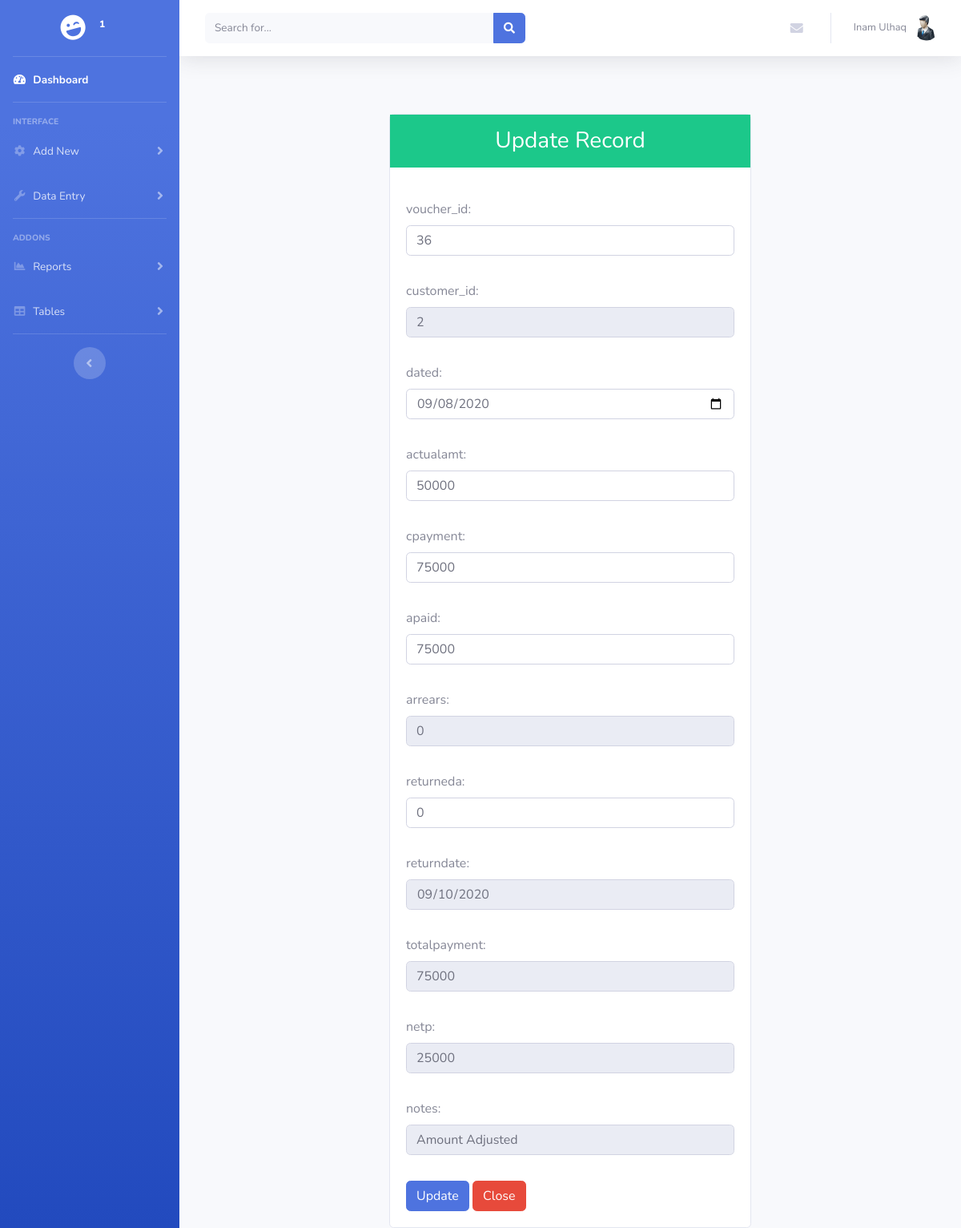
The app's page /edit.php?edit=13 (signed in) with its own data.
### tables this page shows
CREATE TABLE `users` (
  `id` int(11) NOT NULL,
  `username` varchar(255) NOT NULL,
  `password` varchar(255) NOT NULL,
  `firstname` varchar(50) NOT NULL,
  `lastname` varchar(50) NOT NULL,
  `ucompany` varchar(30) NOT NULL,
  `role` varchar(10) NOT NULL,
  `status` int(11) NOT NULL DEFAULT '1'
);

CREATE TABLE `data` (
  `id` int(11) NOT NULL,
  `voucher_id` int(11) NOT NULL,
  `customer_id` int(11) NOT NULL,
  `dated` date NOT NULL,
  `actualamt` int(11) NOT NULL,
  `cpayment` int(11) NOT NULL,
  `apaid` int(11) NOT NULL,
  `arrears` int(11) NOT NULL,
  `returneda` int(11) NOT NULL,
  `returndate` date NOT NULL,
  `totalpayment` int(11) NOT NULL,
  `netp` int(11) NOT NULL,
  `notes` varchar(255) NOT NULL,
  `user_id` int(11) NOT NULL
);

### edit.php (the view, shortened to what this page needs)
<?php
    require_once("header.php");
    $id = $_GET['edit'];
    $query = " SELECT * from data WHERE id='".$id."'";
    $result = mysqli_query($conn,$query);
    while($row=mysqli_fetch_assoc($result))
    {
            $voucher_id = $row['voucher_id'];
            $customer_id = $row['customer_id'];
            $dated = $row['dated'];
            $actualamt = $row['actualamt'];
            $cpayment = $row['cpayment'];
            $apaid = $row['apaid'];
            $arrears = $row['arrears'];
            $returneda = $row['returneda'];
            $returndate = $row['returndate'];
            $totalpayment = $row['totalpayment'];
            $netp = $row['netp'];
            $notes = $row['notes'];
    }
?>
<body class="bg-dark">
        <div class="container">
            <div class="row">
                <div class="col-lg-6 m-auto">
                    <div class="card mt-5">
                        <div class="card-title">
                            <h3 class="bg-success text-white text-center py-3"> Update Record</h3>
                        </div>
                        <div class="card-body">
                            <form action="updatedata.php" method="POST">
                                <label>voucher_id:</label><br />
                                <input type="text" class="form-control mb-2" name="voucher_id" value="<?php echo $voucher_id ?>"><br />
                                <label>customer_id:</label><br />
                                <input type="text" class="form-control mb-2" name="customer_id" value="<?php echo $customer_id ?>" readonly><br />
                                <label>dated:</label><br />
                                <input type="date" class="form-control mb-2" name="dated" value="<?php echo $dated ?>"><br />
                                <label>actualamt:</label><br />
                                <input type="text" class="form-control mb-2" name="actualamt" value="<?php echo $actualamt ?>"><br />
                                <label>cpayment:</label><br />
                                <input type="text" class="form-control mb-2" name="cpayment" value="<?php echo $cpayment ?>"><br />
                                <label>apaid:</label><br />
                                <input type="text" class="form-control mb-2" name="apaid" value="<?php echo $apaid ?>"><br />
                                <label>arrears:</label><br />
                                <input type="text" class="form-control mb-2" name="arrears" value="<?php echo $arrears ?>" readonly><br />
                                <label>returneda:</label><br />
                                <input type="text" class="form-control mb-2" name="returneda" value="<?php echo $returneda ?>"><br />
                                <label>returndate:</label><br />
                                <input type="date" class="form-control mb-2" name="returndate" value="<?php echo $returndate ?>" readonly><br />
                                <label>totalpayment:</label><br />
                                <input type="text" class="form-control mb-2 " name="totalpayment" value="<?php echo $totalpayment ?>" readonly><br />
                                <label>netp:</label><br />
                                <input type="text" class="form-control mb-2" name="netp" value="<?php echo $netp ?>" readonly><br />
                                <label>notes:</label><br />
                                <input type="text" class="form-control mb-2" name="notes" value="<?php echo $notes ?>" readonly><br />
                                <button type="submit" class="btn btn-primary" name="update">Update</button>
                                <button type="close" class="btn btn-danger" name="close">Close</button>
                            </form>
                        </div>
                    </div>
                </div>
            </div>
        </div>
</body>

### header.php (shortened to what this page needs)
<?php include ('db.php');
$user_id=$_SESSION['id'];
?>
<?php
      $sql = "SELECT * FROM users WHERE id=$user_id";
             if ($result = mysqli_query($conn,$sql)){
                  $row = mysqli_fetch_array($result);
                  $id=$row['id'];
                  $firstname=$row['firstname'];
                  $lastname=$row['lastname'];
                  $ucompany=$row['ucompany'];
            }?>
<!DOCTYPE html>
<html lang="en">
<head>
  <link href="vendor/fontawesome-free/css/all.min.css" rel="stylesheet" type="text/css">
  <link href="css/sb-admin-2.min.css" rel="stylesheet">
  <link href="style.css" rel="stylesheet">
  <link rel="stylesheet" href="https://cdn.datatables.net/1.10.21/css/jquery.dataTables.min.css" />
</head>
<body id="page-top">
  <div id="wrapper">
    <ul class="navbar-nav bg-gradient-primary sidebar sidebar-dark accordion" id="accordionSidebar">
      <a class="sidebar-brand d-flex align-items-center justify-content-center" href="index.php">
        <div class="sidebar-brand-icon rotate-n-15">
          <i class="fas fa-laugh-wink"></i>
        </div>
        <div class="sidebar-brand-text mx-3"><?php echo $ucompany; ?><sup><?php echo $id; ?></sup></div>
      </a>
      <hr class="sidebar-divider my-0">
      <li class="nav-item active">
        <a class="nav-link" href="index.php">
          <i class="fas fa-fw fa-tachometer-alt"></i>
          <span>Dashboard</span></a>
      </li>
      <hr class="sidebar-divider">
      <div class="sidebar-heading">
        Interface
      </div>
      <li class="nav-item">
        <a class="nav-link collapsed" href="#" data-toggle="collapse" data-target="#collapseTwo" aria-expanded="true" aria-controls="collapseTwo">
          <i class="fas fa-fw fa-cog"></i>
          <span>Add New</span>
        </a>
      </li>
      <li class="nav-item">
        <a class="nav-link collapsed" href="#" data-toggle="collapse" data-target="#collapseUtilities" aria-expanded="true" aria-controls="collapseUtilities">
          <i class="fas fa-fw fa-wrench"></i>
          <span>Data Entry</span>
        </a>
      </li>
      <hr class="sidebar-divider">
      <div class="sidebar-heading">
        Addons
      </div>
      <li class="nav-item">
        <a class="nav-link collapsed" href="#" data-toggle="collapse" data-target="#collapsePages" aria-expanded="true" aria-controls="collapsePages">
          <i class="fas fa-fw fa-chart-area"></i>
          <span>Reports</span>
        </a>
      </li>
      <li class="nav-item">
        <a class="nav-link collapsed" href="#" data-toggle="collapse" data-target="#collapseTables" aria-expanded="true" aria-controls="collapseTables">
          <i class="fas fa-fw fa-table"></i>
          <span>Tables</span>
        </a>
      </li>
      <hr class="sidebar-divider d-none d-md-block">
      <div class="text-center d-none d-md-inline">
        <button class="rounded-circle border-0" id="sidebarToggle"></button>
      </div>
    </ul>
    <div id="content-wrapper" class="d-flex flex-column">
      <div id="content">
        <nav class="navbar navbar-expand navbar-light bg-white topbar mb-4 static-top shadow">
          <form class="d-none d-sm-inline-block form-inline mr-auto ml-md-3 my-2 my-md-0 mw-100 navbar-search">
            <div class="input-group">
              <input type="text" class="form-control bg-light border-0 small" placeholder="Search for..." aria-label="Search" aria-describedby="basic-addon2">
              <div class="input-group-append">
                <button class="btn btn-primary" type="button">
                  <i class="fas fa-search fa-sm"></i>
                </button>
              </div>
            </div>
          </form>
          <ul class="navbar-nav ml-auto">
            <li class="nav-item dropdown no-arrow mx-1">
              <a class="nav-link dropdown-toggle" href="#" id="messagesDropdown" role="button" data-toggle="dropdown" aria-haspopup="true" aria-expanded="false">
                <i class="fas fa-envelope fa-fw"></i>
              </a>
            </li>
            <li class="nav-item dropdown no-arrow">
              <a class="nav-link dropdown-toggle" href="#" id="userDropdown" role="button" data-toggle="dropdown" aria-haspopup="true" aria-expanded="false">
                <span class="mr-2 d-none d-lg-inline text-gray-600 small"><?php echo $firstname.' '.$lastname ?></span>
                <img class="img-profile rounded-circle" src="img/user.png">
              </a>
            </li>
          </ul>
        </nav>

### records on screen
users: id "1", firstname "Inam", lastname "Ulhaq"
data: voucher_id "36", customer_id "2", dated "09/08/2020", actualamt "50000", cpayment "75000", apaid "75000", arrears "0", returneda "0", returndate "09/10/2020", totalpayment "75000", netp "25000", notes "Amount Adjusted"
